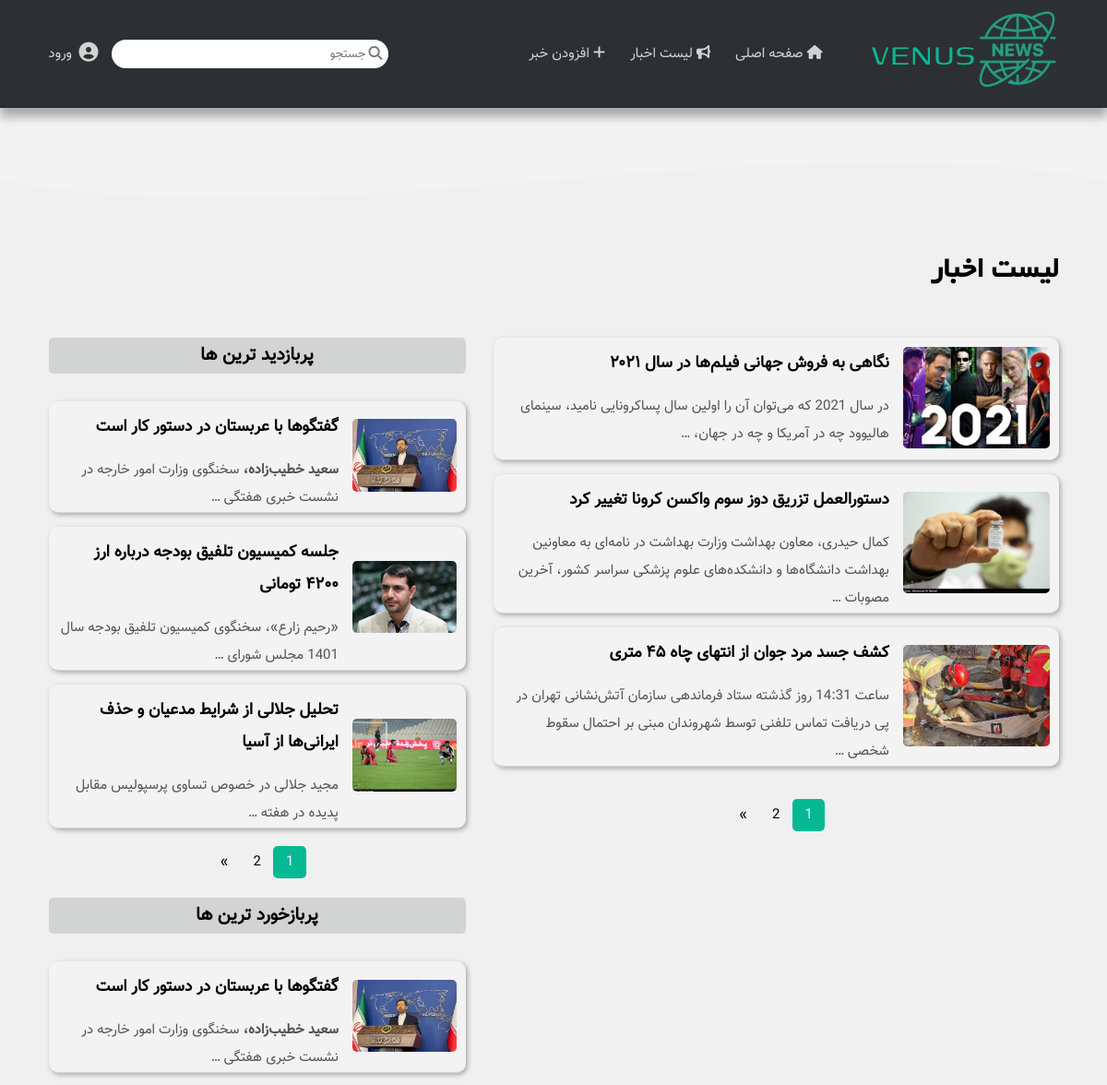
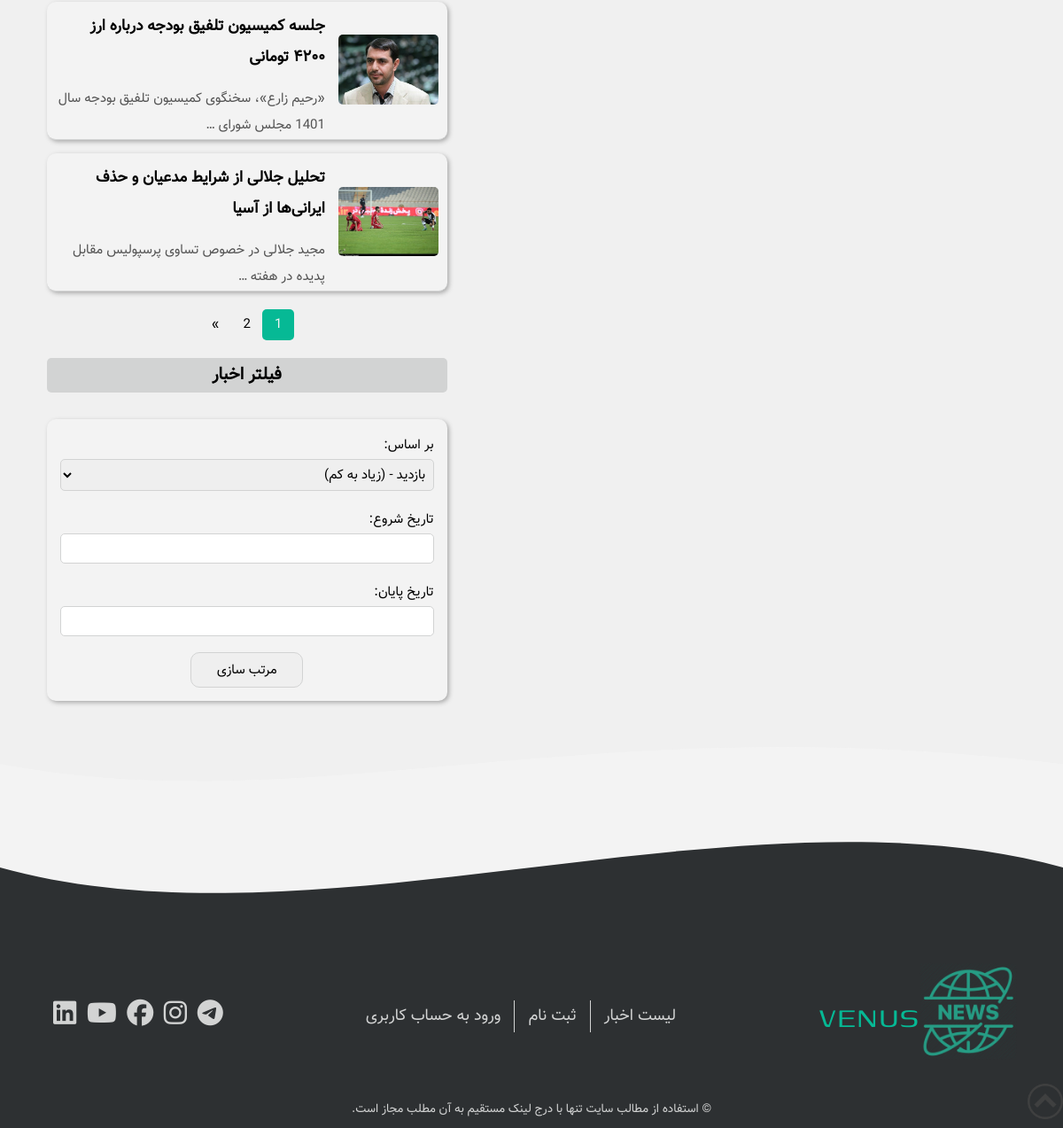
Page /news-list/ on the committed database (2 pictures, top to bottom).
### news/models.py (models this page shows, shortened)
class Post(models.Model):
    class Meta:
        verbose_name = "پست"
        verbose_name_plural = "پست ها"
        ordering = ('-date',)
    title = models.CharField(max_length=64, verbose_name="عنوان")
    image = models.ImageField(upload_to="news-images/", verbose_name="عکس")
    author = models.ForeignKey(User, on_delete=models.CASCADE, verbose_name="نویسنده")
    views = models.PositiveIntegerField(default=0, verbose_name="تعداد بازدید ها")
    promote = models.BooleanField(default=False, verbose_name="افزودن به اسلایدر")
    date = models.DateTimeField(auto_now_add=True, verbose_name="تاریخ")
    text = RichTextField(verbose_name="متن")

### news/views.py (the view)
# urls.py: path('news-list/', views.news_list_view, name="news-list"),
def news_list_view(request):
    posts = Post.objects.all()
    main_page_num = request.GET.get('main_page_num', 1)
    popular_comments_page_num = request.GET.get('popular_comments_page_num', 1)
    popular_view_page_num = request.GET.get('popular_view_page_num', 1)
    filter_form = FilterForm()
    main_posts = posts
    if request.GET.get("start_date") and request.GET.get("end_date"):
        start_date = request.GET.get("start_date")
        end_date = request.GET.get("end_date")
        main_posts = posts.filter(date__gte=start_date, date__lt=end_date)
    if request.GET.get("choice_field") == "بازدید - (زیاد به کم)":
        main_posts = main_posts.order_by("-views")
    elif request.GET.get("choice_field") == "بازدید - (کم به زیاد)":
        main_posts = main_posts.order_by("views")
    elif request.GET.get("choice_field") == "تاریخ - (جدید به قدیم)":
        main_posts = main_posts.order_by("-date")
    elif request.GET.get("choice_field") == "تاریخ - (قدیم به جدید)":
        main_posts = main_posts.order_by("date")
    context = {
        "popular_posts_view": pagination(posts.order_by('views'), 3, popular_view_page_num),
        "popular_posts_comments": pagination(posts.annotate(num=Count("comments")).order_by("-num"), 3,
                                             popular_comments_page_num),
        "main_posts": pagination(main_posts, 3, main_page_num),
        "filter_form": filter_form
    }
    return render(request, "news/news-list.html", context)

### news/forms.py
class FilterForm(forms.Form):
    choice_field = forms.ChoiceField(choices=filter_choices, required=False, label="بر اساس",
                                     widget=forms.Select(attrs={"class": "filter-input"}))
    start_date = forms.DateField(required=False, label="تاریخ شروع",
                                 widget=forms.DateInput(attrs={"class": "filter-input"}))
    end_date = forms.DateField(required=False, label="تاریخ پایان",
                               widget=forms.DateInput(attrs={"class": "filter-input"}))

### news/utils.py (called while the page is built)
def pagination(posts, pages, page_num):
    paginator = Paginator(posts, pages)
    try:
        result = paginator.page(page_num)
    except PageNotAnInteger:
        result = paginator.page(1)
    except EmptyPage:
        result = paginator.page(paginator.num_pages)
    return result

### news/templates/news/news-list.html (shortened to what this page needs)
{% extends 'news/layout.html' %}
{% block title %}لیست اخبار{% endblock %}
{% block main_posts %}
    {% if main_posts %}
        {% for post in main_posts %}
            <article class="card">
                <div class="card-image-container">
                    <a href="/news-details/{{ post.id }}/"><img src="{{ post.image.url }}"
                                                                title="{{ post.title }}"/></a>
                </div>
                <div class="card-text-side">
                    <a href="/news-details/{{ post.id }}/" class="card-title"><h3>{{ post.title }}</h3></a>
                    <a href="/news-details/{{ post.id }}/" class="card-text"><p>
                        {{ post.text|truncatewords:20 | safe }}
                    </p></a>
                </div>
            </article>
        {% endfor %}
    {% endif %}
    <div>
        {% if main_posts.has_other_pages %}
            <ul class="pagination">
                {% for i in main_posts.paginator.page_range %}
                    {% if main_posts.number == i %}
                        <li class="active-pag"><span>{{ i }}</span></li>
                    {% else %}
                        <li><a href="?main_page_num={{ i }}">{{ i }}</a></li>
                    {% endif %}
                {% endfor %}
                {% if main_posts.has_next %}
                    <li><a href="?main_page_num={{ main_posts.next_page_number }}">&raquo;</a></li>
                {% else %}
                    <li class="disabled"><span>&raquo;</span></li>
                {% endif %}
            </ul>
        {% endif %}
    </div>
{% endblock %}
{% block filter_title %}
    فیلتر اخبار
{% endblock %}
{% block filter %}
    <form class="filter-form" action="{% url 'news-list' %}" method="GET">
        {{ filter_form }}
        <input type="submit" id="filter-submit" value="مرتب سازی">
    </form>
{% endblock %}
{% block side_title_1 %}
    پربازدید ترین ها
{% endblock %}
{% block side_posts_1 %}
    {% if popular_posts_view %}
        {% for post in popular_posts_view %}
            <article class="card">
                <div class="card-image-container">
                    <a href="/news-details/{{ post.id }}/"><img src="{{ post.image.url }}"
                                                                title="{{ post.title }}"/></a>
                </div>
                <div class="card-text-side">
                    <a href="/news-details/{{ post.id }}/" class="card-title"><h3>{{ post.title }}</h3></a>
                    <a href="/news-details/{{ post.id }}/" class="card-text"><p>
                        {{ post.text|truncatewords:10 | safe }}
                    </p></a>
                </div>
            </article>
        {% endfor %}
    {% endif %}
    <div>
        {% if popular_posts_view.has_other_pages %}
            <ul class="pagination">
                {% for i in popular_posts_view.paginator.page_range %}
                    {% if popular_posts_view.number == i %}
                        <li class="active-pag"><span>{{ i }}</span></li>
                    {% else %}
                        <li><a href="?popular_view_page_num={{ i }}">{{ i }}</a></li>
                    {% endif %}
                {% endfor %}
                {% if popular_posts_view.has_next %}
                    <li><a href="?popular_view_page_num={{ popular_posts_view.next_page_number }}">&raquo;</a>
                    </li>
                {% else %}
                    <li class="disabled"><span>&raquo;</span></li>
                {% endif %}
            </ul>
        {% endif %}
    </div>
{% endblock %}
{% block side_title_2 %}
    پربازخورد ترین ها
{% endblock %}
{% block side_posts_2 %}
    {% if popular_posts_comments %}
        {% for post in popular_posts_comments %}
            <article class="card">
                <div class="card-image-container">
                    <a href="/news-details/{{ post.id }}/"><img src="{{ post.image.url }}"
                                                                title="{{ post.title }}"/></a>
                </div>
                <div class="card-text-side">
                    <a href="/news-details/{{ post.id }}/" class="card-title"><h3>{{ post.title }}</h3></a>
                    <a href="/news-details/{{ post.id }}/" class="card-text"><p>
                        {{ post.text|truncatewords:10 | safe }}
                    </p></a>
                </div>
            </article>
        {% endfor %}
    {% endif %}
    <div>
        {% if popular_posts_comments.has_other_pages %}
            <ul class="pagination">
                {% for i in popular_posts_comments.paginator.page_range %}
                    {% if popular_posts_comments.number == i %}
                        <li class="active-pag"><span>{{ i }}</span></li>
                    {% else %}
                        <li><a href="?popular_comments_page_num={{ i }}">{{ i }}</a></li>
                    {% endif %}
                {% endfor %}
                {% if popular_posts_comments.has_next %}
                    <li>
                        <a href="?popular_comments_page_num={{ popular_posts_comments.next_page_number }}">&raquo;</a>
                    </li>
                {% else %}
                    <li class="disabled"><span>&raquo;</span></li>
                {% endif %}
            </ul>
        {% endif %}
    </div>
{% endblock %}

### news/static/news/css/main.css (style rules this page uses)
:root { --primary-color: #06b995; --secondary-color: #d2d3d3; --tertialy-color: #aaaaaa; --light-color: #f3f3f3; --dark-color: #2d3032; --max-width: 1400px; --font-vazir: "Vazir", Arial, Helvetica, sans-serif; --font-genos: "Genos", Arial, Helvetica, sans-serif; --font-yekan: "Yekan", Arial, Helvetica, sans-serif; }
html { font-size: 15px; }
* { margin: 0; padding: 0; box-sizing: border-box; }
body { font-family: var(--font-vazir); line-height: 2; background: var(--light-color); }
ul { list-style: none; }
img { width: 100%; height: 100%; border-radius: 5px; }
a { text-decoration: none; }
.card { grid-column: span 3; display: grid; grid-template-columns: repeat(5, 1fr); grid-gap: 1rem; border: 1px solid var(--secondary-color); padding: 10px; margin-bottom: 1rem; border-radius: 10px; box-shadow: 2px 2px 5px var(--tertialy-color); transition: all 0.5s; }
.card-image-container { position: relative; grid-column: span 2; }
.card-text-side { grid-column: span 3; }
.card-title { display: inline-block; color: #000; margin-bottom: 1rem; transition: color 0.5s; }
.card-text { font-size: 0.9rem; color: #545454; transition: color 0.5s; }
.main-container .card { border: none; border-bottom: 1px solid var(--secondary-color); background-color: var(--light-color); align-items: start; grid-template-columns: repeat(7, 1fr); padding-bottom: 0; }
.main-container .card-text { font-size: 1rem; }
.main-container .card-image-container { grid-column: span 2; align-self: center; }
.main-container .card-text-side { grid-column: span 5; }
.pagination { display: flex; justify-content: center; margin: 1.5rem 0; }
.pagination .active-pag span { padding: 0.4rem 0.9rem; background-color: var(--primary-color); color: var(--light-color); border-radius: 5px; }
.pagination a { color: black; padding: 0.4rem 0.9rem; text-decoration: none; }
.filter-form { display: flex; flex-direction: column; padding: 1rem; background-color: var(--light-color); margin-bottom: 1.5rem; box-shadow: 2px 2px 5px var(--tertialy-color); border-radius: 10px; transition: all 0.5s; }
.filter-input { padding: 0.3rem; font-size: 1rem; font-family: var(--font-vazir); border: 1px solid var(--secondary-color); border-radius: 5px; margin-bottom: 1.2rem; }
#filter-submit { padding: 0.5rem; font-size: 1rem; font-family: var(--font-vazir); border: 1px solid var(--secondary-color); border-radius: 10px; cursor: pointer; width: 30%; align-self: center; transition: 0.5s all; }

### rows in the picture
Post: image (picture), title "نگاهی به فروش جهانی فیلم‌ها در سال ۲۰۲۱", text "در سال 2021 که می‌توان آن را اولین سال پساکرونایی نامید، سینمای هالیوود چه در آمریکا و چه در جهان، …"
Post: image (picture), title "دستورالعمل تزریق دوز سوم واکسن کرونا تغییر کرد", text "کمال حیدری، معاون بهداشت وزارت بهداشت در نامه‌ای به معاونین بهداشت دانشگاه‌ها و دانشکده‌های علوم پزشکی سراسر کشور، آخرین مصوبات …"
Post: image (picture), title "کشف جسد مرد جوان از انتهای چاه ۴۵ متری", text "ساعت 14:31 روز گذشته ستاد فرماندهی سازمان آتش‌نشانی تهران در پی دریافت تماس تلفنی توسط شهروندان مبنی بر احتمال سقوط شخصی …"
Post: image (picture), title "گفتگوها با عربستان در دستور کار است", text "سعید خطیب‌زاده، سخنگوی وزارت امور خارجه در نشست خبری هفتگی …"
Post: image (picture), title "جلسه کمیسیون تلفیق بودجه درباره ارز ۴۲۰۰ تومانی", text "«رحیم زارع»، سخنگوی کمیسیون تلفیق بودجه سال 1401 مجلس شورای …"
Post: image (picture), title "تحلیل جلالی از شرایط مدعیان و حذف ایرانی‌ها از آسیا", text "مجید جلالی در خصوص تساوی پرسپولیس مقابل پدیده در هفته …"

### other values in the picture
{{ i }} "1"
{{ i }} "2"
